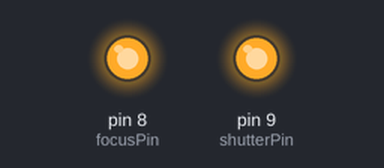
Bench run of a sketch on a simulated Arduino Uno, built with avr-gcc and run on an emulated ATmega328P. Shown: output pins drawn as LEDs (lit = HIGH).

Above: at 0.05 s.
At 2.6 s:
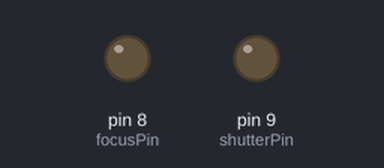
Timing chart, 0 to 6.6 s (numbered marks = the images above):
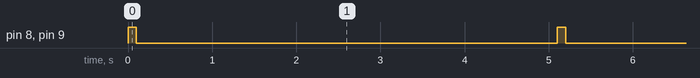

Measured:
- by itself, pin 8 (focusPin), pin 9 (shutterPin): alternates HIGH for 0.10 s and LOW for 5.0 s

The sketch:

OptoCameraModulTest.ino
```cpp
/* Digital Fotografie Hacks
 * CameraModulTest:
 * Test des Kamera Fernsteuer Moduls
 * v0.1, 2014-08-08, Peter Recktenwald
*/
#include <DFH_OptoCam.h>

#define focusPin   8    /* Fokus Kamera-Remote-Modul */
#define shutterPin 9    /* Ausloeser Kamera-Remote-Modul */

DFH_OptoCam myCam(focusPin, shutterPin); /* Kamera Objekt anlegen */

void setup() {

}

void loop() {
    myCam.shoot();     /* Kamera ausloesen */
    delay(5000);       /* 5 Sekunden warten */
}
```
